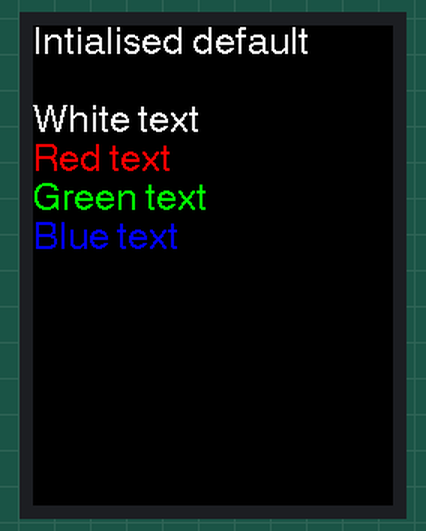
The sketch below on a simulated ESP32. Shown: 240×320 colour display.

Above: at 0.3 s.
At 10.4 s:
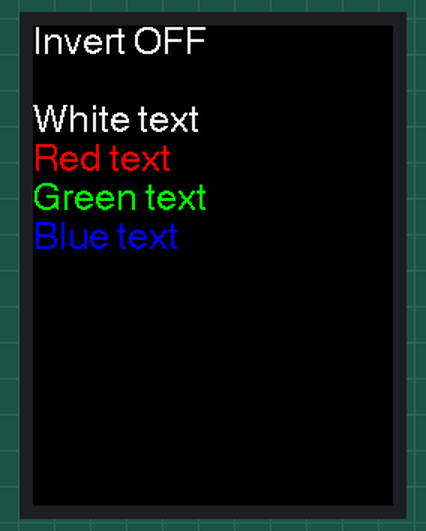
At 20.5 s:
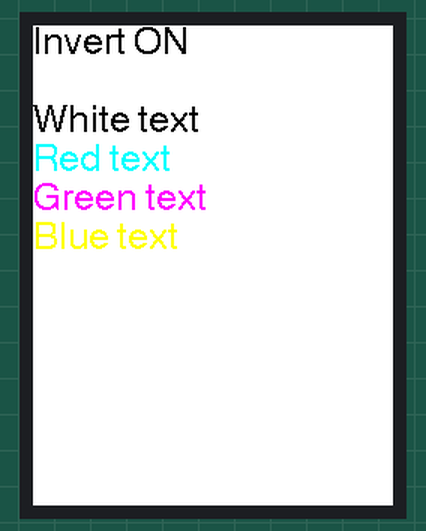

The sketch:

sketch_feb20a.ino
```cpp
//   Diagnostic test for the displayed colour order
//
// Writen by Bodmer 17/2/19 for the TFT_eSPI library:
// https://github.com/Bodmer/TFT_eSPI

/*
 Different hardware manufacturers use different colour order
 configurations at the hardware level.  This may result in
 incorrect colours being displayed.
 Incorrectly displayed colours could also be the result of
 using the wrong display driver in the library setup file.
 Typically displays have a control register (MADCTL) that can
 be used to set the Red Green Blue (RGB) colour order to RGB
 or BRG so that red and blue are swapped on the display.
 This control register is also used to manage the display
 rotation and coordinate mirroring. The control register
 typically has 8 bits, for the ILI9341 these are:
 Bit Function
 7   Mirror Y coordinate (row address order)
 6   Mirror X coordinate (column address order)
 5   Row/column exchange (for rotation)
 4   Refresh direction (top to bottom or bottom to top in portrait orientation)
 3   RGB order (swaps red and blue)
 2   Refresh direction (top to bottom or bottom to top in landscape orientation)
 1   Not used
 0   Not used
 The control register bits can be written with this example command sequence:

    tft.writecommand(TFT_MADCTL);
    tft.writedata(0x48);          // Bits 6 and 3 set

 0x48 is the default value for ILI9341 (0xA8 for ESP32 M5STACK)
 in rotation 0 orientation.

 Another control register can be used to "invert" colours,
 this swaps black and white as well as other colours (e.g.
 green to magenta, red to cyan, blue to yellow).

 To invert colours insert this line after tft.init() or tft.begin():
    tft.invertDisplay( invert ); // Where invert is true or false
*/

#include <SPI.h>

#include <TFT_eSPI.h>       // Hardware-specific library

TFT_eSPI tft = TFT_eSPI();  // Invoke custom library

void setup(void) {
  tft.init();

  tft.fillScreen(TFT_BLACK);

  // Set "cursor" at top left corner of display (0,0) and select font 4
  tft.setCursor(0, 0, 4);

  // Set the font colour to be white with a black background
  tft.setTextColor(TFT_WHITE, TFT_BLACK);

  // We can now plot text on screen using the "print" class
  tft.println("Intialised default\n");
  tft.println("White text");

  tft.setTextColor(TFT_RED, TFT_BLACK);
  tft.println("Red text");

  tft.setTextColor(TFT_GREEN, TFT_BLACK);
  tft.println("Green text");

  tft.setTextColor(TFT_BLUE, TFT_BLACK);
  tft.println("Blue text");

  delay(10000);

}

void loop() {

  tft.invertDisplay( false ); // Where i is true or false

  tft.fillScreen(TFT_BLACK);

  tft.setCursor(0, 0, 4);

  tft.setTextColor(TFT_WHITE, TFT_BLACK);
  tft.println("Invert OFF\n");

  tft.println("White text");

  tft.setTextColor(TFT_RED, TFT_BLACK);
  tft.println("Red text");

  tft.setTextColor(TFT_GREEN, TFT_BLACK);
  tft.println("Green text");

  tft.setTextColor(TFT_BLUE, TFT_BLACK);
  tft.println("Blue text");

  delay(10000);


  // Binary inversion of colours
  tft.invertDisplay( true ); // Where i is true or false

  tft.fillScreen(TFT_BLACK);

  tft.setCursor(0, 0, 4);

  tft.setTextColor(TFT_WHITE, TFT_BLACK);
  tft.println("Invert ON\n");

  tft.println("White text");

  tft.setTextColor(TFT_RED, TFT_BLACK);
  tft.println("Red text");

  tft.setTextColor(TFT_GREEN, TFT_BLACK);
  tft.println("Green text");

  tft.setTextColor(TFT_BLUE, TFT_BLACK);
  tft.println("Blue text");

  delay(10000);
}
```

Measured:
- what the display in image 1 shows lasts 10.1 s, from 10.4 s to 20.5 s
